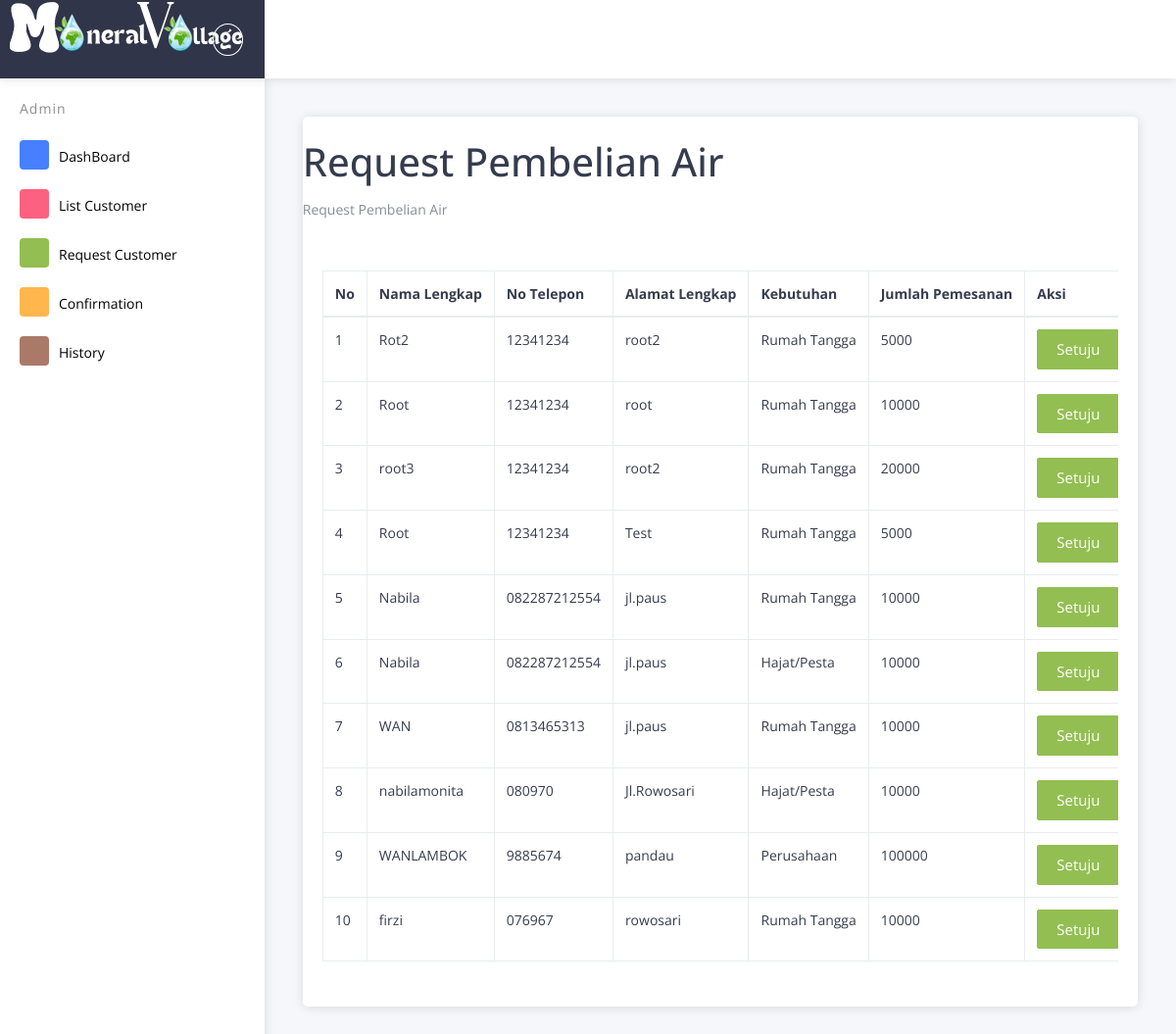
The page /index.php/request on the database its author committed.
### tables this page shows
CREATE TABLE `aquahub` (
  `id_aquahub` int(11) NOT NULL,
  `namalengkap` varchar(250) NOT NULL,
  `no_telp` varchar(250) NOT NULL,
  `alamat_lengkap` varchar(250) NOT NULL,
  `kebutuhan` enum('Rumah Tangga','Hajat/Pesta','Perusahaan') NOT NULL,
  `jenis_pelanggan` enum('Pelanggan','Non Pelanggan/Umum') NOT NULL,
  `jumlah_pemesanan` int(200) NOT NULL,
  `total_harga` int(255) NOT NULL,
  `tanggal_pembelian` date DEFAULT NULL,
  `request` tinyint(1) NOT NULL
);

### application/controllers/Request.php (called while the page is built, shortened)
<?php
class Request extends CI_Controller
{
  public function __construct()
  {
    $this->load->model('aquahub_model');
  }
  public function index()
  {
    $data['aquahub'] = $this->aquahub_model->get();
    $this->load->view("layout/header_admin");
    $this->load->view("admin/Request", $data);
    $this->load->view("layout/footer_admin");
  }
}

### index.php (called while the page is built, shortened)
<?php
require_once BASEPATH.'core/CodeIgniter.php';

### application/models/aquahub_model.php (called while the page is built, shortened)
<?php
class aquahub_model extends CI_Model
{
    public $table = 'aquahub';
    public function get()
    {
        $this->db->from($this->table);
        $query = $this->db->get();
        return $query->result_array();
    }
}

### application/views/admin/Request.php (the view)
<div class="card">
    <h1 class="mt-4">Request Pembelian Air</h1>
    <ol class="breadcrumb mb-4">
        <li class="breadcrumb-item active">Request Pembelian Air</li>
    </ol>
    <div class="card-body">
        <div class="table-responsive">
            <div class="table-responsive">
                <table class="table table-bordered" id="" width="100%">
                    <thead>
                        <tr>
                            <thead>
                                <tr style="font-weight: bold;">
                                    <td>No</td>
                                    <td>Nama Lengkap</td>
                                    <td>No Telepon</td>
                                    <td>Alamat Lengkap</td>
                                    <td>Kebutuhan</td>
                                    <td>Jumlah Pemesanan</td>
                                    <td>Aksi</td>
                                </tr>
                            </thead>
                        </tr>
                    </thead>
                    <tbody>
                        <?php $i = 1; ?>
                        <?php foreach ($aquahub as $us) : ?>
                            <tr>
                                <td><?= $i; ?></td>
                                <td><?= $us['namalengkap']; ?></td>
                                <td><?= $us['no_telp']; ?></td>
                                <td><?= $us['alamat_lengkap']; ?></td>
                                <td><?= $us['kebutuhan']; ?></td>
                                <td><?= $us['jumlah_pemesanan']; ?></td>
                                <td>
                                    <a href="<?= base_url('request/setuju/') . $us['id_aquahub'] ?>" class="btn btn-success">Setuju</a>
                                </td>
                            </tr>
                            <?php $i++; ?>
                        <?php endforeach; ?>
                    </tbody>
                </table>
            </div>
        </div>
    </div>
</div>

### rows shown on the page
aquahub: namalengkap "Rot2", no_telp "12341234", alamat_lengkap "root2", kebutuhan "Rumah Tangga", jumlah_pemesanan "5000"
aquahub: namalengkap "Root", no_telp "12341234", alamat_lengkap "root", kebutuhan "Rumah Tangga", jumlah_pemesanan "10000"
aquahub: namalengkap "root3", no_telp "12341234", alamat_lengkap "root2", kebutuhan "Rumah Tangga", jumlah_pemesanan "20000"
aquahub: namalengkap "Root", no_telp "12341234", alamat_lengkap "Test", kebutuhan "Rumah Tangga", jumlah_pemesanan "5000"
aquahub: namalengkap "Nabila", no_telp "082287212554", alamat_lengkap "jl.paus", kebutuhan "Rumah Tangga", jumlah_pemesanan "10000"
aquahub: namalengkap "Nabila", no_telp "082287212554", alamat_lengkap "jl.paus", kebutuhan "Hajat/Pesta", jumlah_pemesanan "10000"
aquahub: namalengkap "WAN", no_telp "0813465313", alamat_lengkap "jl.paus", kebutuhan "Rumah Tangga", jumlah_pemesanan "10000"
aquahub: namalengkap "nabilamonita", no_telp "080970", alamat_lengkap "Jl.Rowosari", kebutuhan "Hajat/Pesta", jumlah_pemesanan "10000"
aquahub: namalengkap "WANLAMBOK", no_telp "9885674", alamat_lengkap "pandau", kebutuhan "Perusahaan", jumlah_pemesanan "100000"
aquahub: namalengkap "firzi", no_telp "076967", alamat_lengkap "rowosari", kebutuhan "Rumah Tangga", jumlah_pemesanan "10000"
